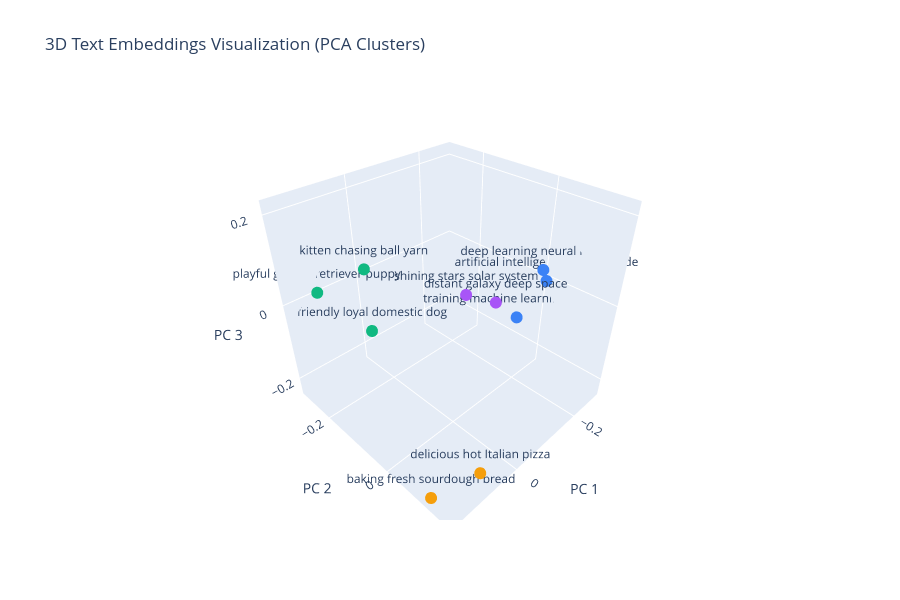

Notebook code for this chart:
### Code cell
# Step 7: Interactive 3D visualization with Plotly
# Color mapping: Green (Pets), Blue (AI), Orange (Food), Purple (Space)
colors = ["#10B981"] * 3 + ["#3B82F6"] * 3 + ["#F59E0B"] * 2 + ["#A855F7"] * 2

fig = go.Figure(data=[go.Scatter3d(
    x=embeddings_3d[:, 0],
    y=embeddings_3d[:, 1],
    z=embeddings_3d[:, 2],
    mode="markers+text",
    text=texts,
    textposition="top center",
    marker=dict(size=7, color=colors)
)])

fig.update_layout(
    title="3D Text Embeddings Visualization (PCA Clusters)",
    scene=dict(
        xaxis=dict(title="PC 1"),
        yaxis=dict(title="PC 2"),
        zaxis=dict(title="PC 3")
    ),
    height=600
)

fig.show()

### Figure 1 — Plotly figure (JSON) as saved in the notebook; plotly's stock layout.template omitted (floating-point values rounded to 4 significant figures)
{"data": [{"marker": {"color": ["#10B981", "#10B981", "#10B981", "#3B82F6", "#3B82F6", "#3B82F6", "#F59E0B", "#F59E0B", "#A855F7", "#A855F7"], "size": 7}, "mode": "markers+text", "text": ["playful golden retriever puppy", "kitten chasing ball yarn", "friendly loyal domestic dog", "deep learning neural network", "artificial intelligence python code", "training machine learning models", "baking fresh sourdough bread", "delicious hot Italian pizza", "distant galaxy deep space", "shining stars solar system"], "textposition": "top center", "type": "scatter3d", "x": [0.1114, 0.09981, 0.06056, -0.2264, -0.2814, -0.223, 0.17, 0.09464, 0.06648, 0.128], "y": [-0.2926, -0.1275, -0.1818, 0.0351, 0.01112, -0.01811, 0.1109, 0.1627, 0.1512, 0.149], "z": [0.004971, 0.1263, -0.06362, 0.05624, -0.00514, -0.08984, -0.2334, -0.1831, 0.1732, 0.2143]}], "layout": {"height": 600, "scene": {"xaxis": {"title": {"text": "PC 1"}}, "yaxis": {"title": {"text": "PC 2"}}, "zaxis": {"title": {"text": "PC 3"}}}, "title": {"text": "3D Text Embeddings Visualization (PCA Clusters)"}}}
